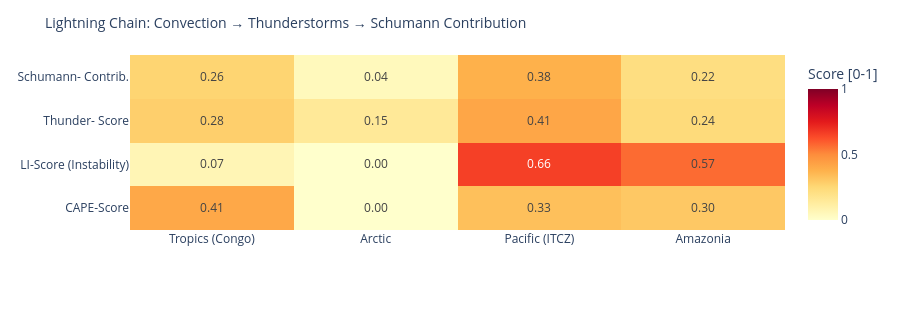

Notebook code for this chart:
### Code cell
# ============================================================
# LIGHTNING CHAIN: Convection → Thunderstorms → Schumann
# Shows the causal chain per measurement point as heatmap
# ============================================================

def cape_score(v):
    """CAPE → normalized score [0,1]"""
    if v is None or pd.isna(v): return 0.0
    return min(1.0, float(v) / 3000)

def li_score(v):
    """Lifted Index: negative = unstable → score [0,1]"""
    if v is None or pd.isna(v): return 0.3
    return min(1.0, max(0.0, (-float(v) + 6) / 12))

def cloud_score(v):
    if v is None or pd.isna(v): return 0.3
    return float(v) / 100

def thunder_score(row):
    """Kombinierter Gewitterwahrscheinlichkeits-Score
    CAPE + LI + Bedeckung + WMO-Gewitter + konvektiver Niederschlag (showers)
    Hinweis: X-Ray und Kp sind kein Bestandteil – nur geomagn./solarer Kontext.
    """
    cs = cape_score(row.get('cape'))
    ls = li_score(row.get('li'))
    cl = cloud_score(row.get('cloud'))
    t  = 1.0 if row.get('thunderstorm') else 0.0
    # Convective precipitation (showers) as additional indicator
    sh = min(1.0, (row.get('showers') or 0) / 5.0)
    return round(cs * 0.30 + ls * 0.25 + cl * 0.15 + t * 0.20 + sh * 0.10, 3)

def schumann_contribution(t_score, lat):
    """Schumann contribution: higher in tropics (±30°), scaled by thunderstorm score"""
    lat_weight = max(0.3, 1.0 - abs(lat) / 60)
    return round(t_score * lat_weight, 3)

df_atm['cape_score']   = df_atm.apply(lambda r: cape_score(r['cape']), axis=1)
df_atm['li_score']     = df_atm.apply(lambda r: li_score(r['li']),    axis=1)
df_atm['thunder_score']= df_atm.apply(lambda r: thunder_score(r.to_dict()), axis=1)
df_atm['schumann_contribution'] = df_atm.apply(
    lambda r: schumann_contribution(r['thunder_score'], r['lat']), axis=1)

metrics = ['cape_score', 'li_score', 'thunder_score', 'schumann_contribution']
labels  = ['CAPE-Score', 'LI-Score\n(Instability)', 'Thunder-\nScore', 'Schumann-\nContrib.']
z_data  = [df_atm[m].tolist() for m in metrics]

fig = go.Figure(go.Heatmap(
    z=z_data,
    x=df_atm['point'].tolist(),
    y=labels,
    colorscale='YlOrRd',
    zmin=0, zmax=1,
    text=[[f'{v:.2f}' for v in row] for row in z_data],
    texttemplate='%{text}', textfont=dict(size=12),
    colorbar=dict(title='Score [0-1]')
))
fig.update_layout(
    title=dict(text='Lightning Chain: Convection → Thunderstorms → Schumann Contribution', font=dict(size=14)),
    height=310,
    plot_bgcolor='rgba(0,0,0,0)', paper_bgcolor='rgba(0,0,0,0)',
    margin=dict(l=130, r=80, t=55, b=80)
)
fig.show()

### Figure 1 — Plotly figure (JSON) as saved in the notebook; plotly's stock layout.template omitted (floating-point values rounded to 4 significant figures)
{"data": [{"colorbar": {"title": {"text": "Score [0-1]"}}, "colorscale": [[0.0, "rgb(255,255,204)"], [0.125, "rgb(255,237,160)"], [0.25, "rgb(254,217,118)"], [0.375, "rgb(254,178,76)"], [0.5, "rgb(253,141,60)"], [0.625, "rgb(252,78,42)"], [0.75, "rgb(227,26,28)"], [0.875, "rgb(189,0,38)"], [1.0, "rgb(128,0,38)"]], "text": [["0.41", "0.00", "0.33", "0.30"], ["0.07", "0.00", "0.66", "0.57"], ["0.28", "0.15", "0.41", "0.24"], ["0.26", "0.04", "0.38", "0.22"]], "textfont": {"size": 12}, "texttemplate": "%{text}", "type": "heatmap", "x": ["Tropics (Congo)", "Arctic", "Pacific (ITCZ)", "Amazonia"], "y": ["CAPE-Score", "LI-Score\n(Instability)", "Thunder-\nScore", "Schumann-\nContrib."], "z": [[0.41, 0.0, 0.33, 0.3033], [0.06667, 0.0, 0.6583, 0.5667], [0.281, 0.15, 0.414, 0.236], [0.262, 0.045, 0.379, 0.216]], "zmax": 1, "zmin": 0}], "layout": {"height": 310, "margin": {"b": 80, "l": 130, "r": 80, "t": 55}, "paper_bgcolor": "rgba(0,0,0,0)", "plot_bgcolor": "rgba(0,0,0,0)", "title": {"font": {"size": 14}, "text": "Lightning Chain: Convection → Thunderstorms → Schumann Contribution"}}}
